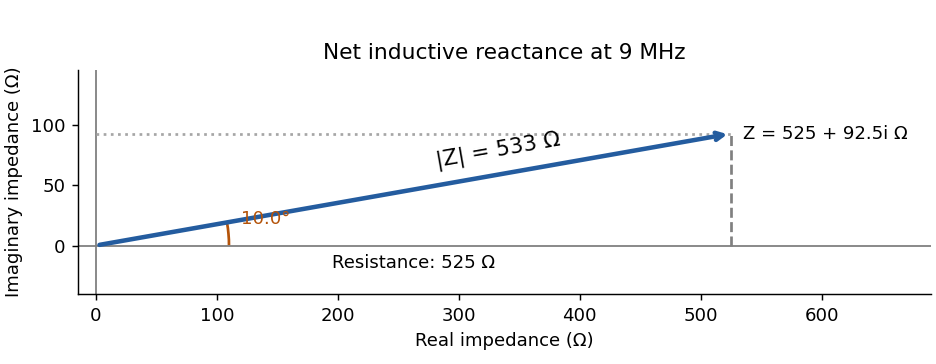

This figure's Python source:
"""Original Argand diagram; write the PNG basename to the cwd."""
from pathlib import Path
import numpy as np
import matplotlib.pyplot as plt
from matplotlib.patches import Arc
R=525.;w=2*np.pi*9e6;X=w*3.2e-6-1/(w*.2e-9);phi=np.degrees(np.arctan2(X,R))
fig,ax=plt.subplots(figsize=(7.2,2.8),layout='constrained',facecolor='white')
ax.axhline(0,color='.5',lw=1);ax.axvline(0,color='.5',lw=1)
ax.annotate('',(R,X),(0,0),arrowprops={'arrowstyle':'->','lw':2.5,'color':'#245c9f'})
ax.plot([R,R],[0,X],'--',color='.5');ax.plot([0,R],[X,X],':',color='.65')
ax.add_patch(Arc((0,0),220,220,theta1=0,theta2=phi,color='#b45309',lw=1.5))
ax.text(120,18,f'{phi:.1f}°',color='#b45309');ax.text(280,65,'|Z| = 533 Ω',rotation=phi,fontsize=12)
ax.text(R+10,X,'Z = 525 + 92.5i Ω',va='center');ax.text(R/2,-19,'Resistance: 525 Ω',ha='center')
ax.set(xlim=(-15,690),ylim=(-40,145),xlabel='Real impedance (Ω)',ylabel='Imaginary impedance (Ω)',title='Net inductive reactance at 9 MHz')
ax.set_aspect('equal',adjustable='box')
ax.spines[['top','right']].set_visible(False)
fig.savefig(Path('paper-1-impedance.png'),dpi=130,facecolor='white');plt.close(fig)
